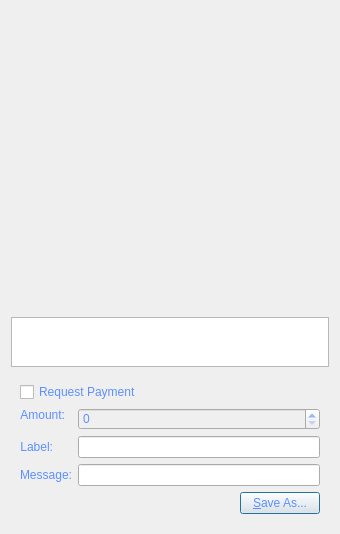
<?xml version="1.0" encoding="UTF-8"?>
<ui version="4.0">
 <class>QRCodeDialog</class>
 <widget class="QDialog" name="QRCodeDialog">
  <property name="geometry">
   <rect>
    <x>0</x>
    <y>0</y>
    <width>340</width>
    <height>530</height>
   </rect>
  </property>
  <property name="windowTitle">
   <string>QR Code Dialog</string>
  </property>
  <property name="styleSheet">
   <string notr="true">background-image: url(:/images/bkg2);
color: rgb(93, 144, 255);
font: 75 10pt &quot;MS Shell Dlg 2&quot;;</string>
  </property>
  <layout class="QVBoxLayout" name="verticalLayout_3">
   <item>
    <widget class="QLabel" name="lblQRCode">
     <property name="sizePolicy">
      <sizepolicy hsizetype="Expanding" vsizetype="Expanding">
       <horstretch>0</horstretch>
       <verstretch>0</verstretch>
      </sizepolicy>
     </property>
     <property name="minimumSize">
      <size>
       <width>300</width>
       <height>300</height>
      </size>
     </property>
     <property name="textFormat">
      <enum>Qt::PlainText</enum>
     </property>
     <property name="alignment">
      <set>Qt::AlignCenter</set>
     </property>
     <property name="wordWrap">
      <bool>true</bool>
     </property>
    </widget>
   </item>
   <item>
    <widget class="QPlainTextEdit" name="outUri">
     <property name="sizePolicy">
      <sizepolicy hsizetype="Expanding" vsizetype="Minimum">
       <horstretch>0</horstretch>
       <verstretch>0</verstretch>
      </sizepolicy>
     </property>
     <property name="minimumSize">
      <size>
       <width>0</width>
       <height>50</height>
      </size>
     </property>
     <property name="tabChangesFocus">
      <bool>true</bool>
     </property>
     <property name="textInteractionFlags">
      <set>Qt::TextSelectableByKeyboard|Qt::TextSelectableByMouse</set>
     </property>
    </widget>
   </item>
   <item>
    <widget class="QWidget" name="widget" native="true">
     <layout class="QVBoxLayout" name="verticalLayout_2">
      <item>
       <widget class="QCheckBox" name="chkReqPayment">
        <property name="enabled">
         <bool>true</bool>
        </property>
        <property name="text">
         <string>Request Payment</string>
        </property>
       </widget>
      </item>
      <item>
       <layout class="QFormLayout" name="formLayout">
        <property name="fieldGrowthPolicy">
         <enum>QFormLayout::AllNonFixedFieldsGrow</enum>
        </property>
        <item row="1" column="0">
         <widget class="QLabel" name="lblLabel">
          <property name="text">
           <string>Label:</string>
          </property>
          <property name="textFormat">
           <enum>Qt::PlainText</enum>
          </property>
          <property name="alignment">
           <set>Qt::AlignRight|Qt::AlignTrailing|Qt::AlignVCenter</set>
          </property>
          <property name="buddy">
           <cstring>lnLabel</cstring>
          </property>
         </widget>
        </item>
        <item row="1" column="1">
         <widget class="QLineEdit" name="lnLabel"/>
        </item>
        <item row="2" column="0">
         <widget class="QLabel" name="lblMessage">
          <property name="text">
           <string>Message:</string>
          </property>
          <property name="textFormat">
           <enum>Qt::PlainText</enum>
          </property>
          <property name="alignment">
           <set>Qt::AlignRight|Qt::AlignTrailing|Qt::AlignVCenter</set>
          </property>
          <property name="buddy">
           <cstring>lnMessage</cstring>
          </property>
         </widget>
        </item>
        <item row="2" column="1">
         <widget class="QLineEdit" name="lnMessage"/>
        </item>
        <item row="0" column="0">
         <widget class="QLabel" name="lblAmount">
          <property name="sizePolicy">
           <sizepolicy hsizetype="Preferred" vsizetype="Maximum">
            <horstretch>0</horstretch>
            <verstretch>0</verstretch>
           </sizepolicy>
          </property>
          <property name="text">
           <string>Amount:</string>
          </property>
          <property name="textFormat">
           <enum>Qt::PlainText</enum>
          </property>
          <property name="alignment">
           <set>Qt::AlignRight|Qt::AlignTrailing|Qt::AlignVCenter</set>
          </property>
          <property name="buddy">
           <cstring>lnReqAmount</cstring>
          </property>
         </widget>
        </item>
        <item row="0" column="1">
         <widget class="BitcoinAmountField" name="lnReqAmount">
          <property name="enabled">
           <bool>false</bool>
          </property>
          <property name="minimumSize">
           <size>
            <width>80</width>
            <height>0</height>
           </size>
          </property>
         </widget>
        </item>
       </layout>
      </item>
      <item>
       <layout class="QHBoxLayout" name="horizontalLayout">
        <item>
         <spacer name="horizontalSpacer">
          <property name="orientation">
           <enum>Qt::Horizontal</enum>
          </property>
          <property name="sizeHint" stdset="0">
           <size>
            <width>40</width>
            <height>20</height>
           </size>
          </property>
         </spacer>
        </item>
        <item>
         <widget class="QPushButton" name="btnSaveAs">
          <property name="text">
           <string>&amp;Save As...</string>
          </property>
         </widget>
        </item>
       </layout>
      </item>
     </layout>
    </widget>
   </item>
  </layout>
 </widget>
 <customwidgets>
  <customwidget>
   <class>BitcoinAmountField</class>
   <extends>QSpinBox</extends>
   <header>bitcoinamountfield.h</header>
   <container>1</container>
  </customwidget>
 </customwidgets>
 <resources/>
 <connections>
  <connection>
   <sender>chkReqPayment</sender>
   <signal>clicked(bool)</signal>
   <receiver>lnReqAmount</receiver>
   <slot>setEnabled(bool)</slot>
   <hints>
    <hint type="sourcelabel">
     <x>92</x>
     <y>285</y>
    </hint>
    <hint type="destinationlabel">
     <x>98</x>
     <y>311</y>
    </hint>
   </hints>
  </connection>
 </connections>
</ui>
